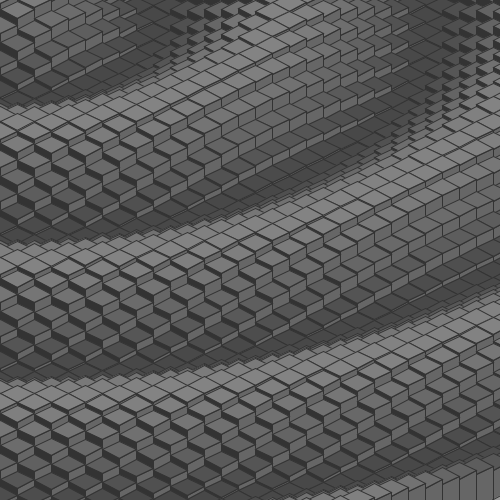
Frame 1 (no input)
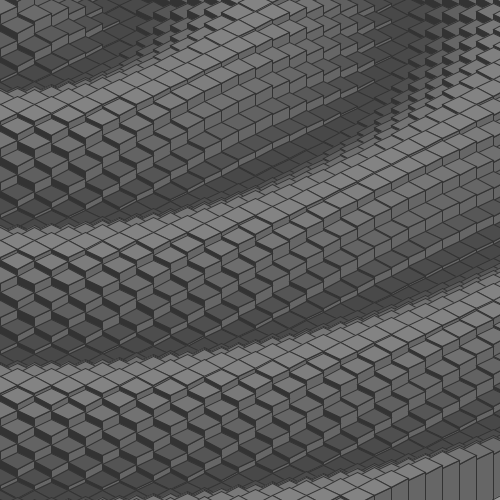
Frame 60 (the mouse pressed at the canvas centre just before this capture)
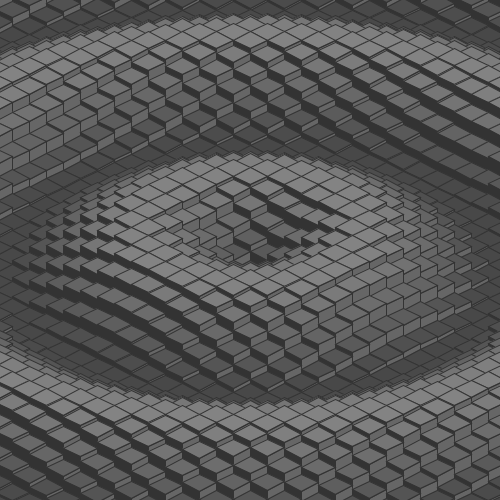
Frame 120 (the mouse held since frame 60 and released just before this capture)

The Processing sketch that drew these frames (run headless with seeded random() and noise(); from frame 60 on, the mouse is pressed at the canvas centre):

// Processing sketch: processing_27459
// ── processing_27459.pde

/*
Modified by Alastair Gray. (Original by Jared "BlueThen" C,  'Wavy'.)
*/

float compression = .55;
float a;
float speed = 0.8;

void setup()
{

  size(500,500);
  colorMode(HSB, 10);
  
  //compression = (dist(mouseX,mouseY, width/500.0,height/500.0)*compression++);
  
  
  stroke(2);

  frameRate(30);
}
void draw()
{

  speed = (width/2-dist(mouseX,mouseY, width/2,height/2)) / (width/2);
  /*
  if (mouseX < width-100 > width-400, mouseY < height-100 > height-400){
   
    compression = .88;
    
  }else{
    compression = .55;
  }
}

*/

    //When "i" is less than "35"...
   


  a -= speed;

  background(6);

  for (int x = -42; x < 42; x++) {
    for (int z = -42; z < 42; z++) {

      //for (int y = int(10 * cos(0.55 * distance(x,z,0,0) - a))); halfw+halfh >= 250; int a -= 0.5;)  {     


      int y = int(24 * cos(compression * distance(x,z,0,0) - a));





      float xm = x*17 -8.5;
      float xt = x*17 +8.5;
      float zm = z*17 -8.5;
      float zt = z*17 +8.5;

      int halfw = mouseX;
      int halfh = mouseY;


      int isox1 = int(xm - zm + halfw);
      int isoy1 = int((xm + zm) * 0.5 + halfh);
      int isox2 = int(xm - zt + halfw);
      int isoy2 = int((xm + zt) * 0.5 + halfh);
      int isox3 = int(xt - zt + halfw);
      int isoy3 = int((xt + zt) * 0.5 + halfh);
      int isox4 = int(xt - zm + halfw);
      int isoy4 = int((xt + zm) * 0.5 + halfh);

      fill (2);
      quad(isox2, isoy2-y, isox3, isoy3-y, isox3, isoy3+40, isox2, isoy2+40);
      fill (4);
      quad(isox3, isoy3-y, isox4, isoy4-y, isox4, isoy4+40, isox3, isoy3+40);


      fill(4 + y * 0.05);
      quad(isox1, isoy1-y, isox2, isoy2-y, isox3, isoy3-y, isox4, isoy4-y);
    }
  }
}
  



float distance(float x,float y,float cx,float cy) {
  return sqrt(sq(cx - x) + sq(cy - y));
}
